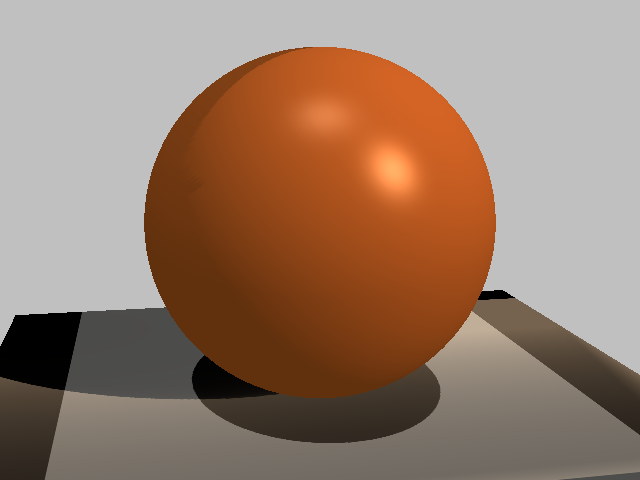

This figure's Python source:
#!/usr/bin/env python

# Render a sphere on a ground plane with shadow mapping using two lights
# (a warm overhead sun and a cool tungsten fill).

# Factory overrides: importing these modules registers the OpenGL rendering
# and interaction style implementations for vtkRenderingCore factory classes.
import vtkmodules.vtkInteractionStyle  # noqa: F401
import vtkmodules.vtkRenderingOpenGL2  # noqa: F401

# VTK pipeline classes used in this example
from vtkmodules.vtkFiltersSources import (
    vtkCubeSource,
    vtkSphereSource,
)
from vtkmodules.vtkRenderingCore import (
    vtkActor,
    vtkLight,
    vtkPolyDataMapper,
    vtkRenderWindow,
    vtkRenderWindowInteractor,
    vtkRenderer,
)
from vtkmodules.vtkRenderingOpenGL2 import (
    vtkCameraPass,
    vtkRenderPassCollection,
    vtkSequencePass,
    vtkShadowMapPass,
)

# Colors (normalized RGB)
saddle_brown = (0.545, 0.271, 0.075)
sienna = (0.627, 0.322, 0.176)
white = (1.0, 1.0, 1.0)
silver = (0.753, 0.753, 0.753)
high_noon_sun = (1.0, 1.0, 0.984)
tungsten_100w = (1.0, 0.839, 0.667)

# Source: generate a high-resolution sphere
sphere = vtkSphereSource()
sphere.SetThetaResolution(100)
sphere.SetPhiResolution(100)
sphere.Update()

# Mapper: map sphere polygon data
sphere_mapper = vtkPolyDataMapper()
sphere_mapper.SetInputConnection(sphere.GetOutputPort())

# Actor: the main sphere with rich material properties
sphere_actor = vtkActor()
sphere_actor.SetMapper(sphere_mapper)
sphere_actor.GetProperty().SetAmbientColor(saddle_brown)
sphere_actor.GetProperty().SetDiffuseColor(sienna)
sphere_actor.GetProperty().SetSpecularColor(white)
sphere_actor.GetProperty().SetSpecular(0.51)
sphere_actor.GetProperty().SetDiffuse(0.7)
sphere_actor.GetProperty().SetAmbient(0.7)
sphere_actor.GetProperty().SetSpecularPower(30.0)

# Source: ground plane sized to the sphere bounds
bounds = sphere.GetOutput().GetBounds()
extent_x = bounds[1] - bounds[0]
extent_z = bounds[5] - bounds[4]
thickness = extent_z * 0.1

ground = vtkCubeSource()
ground.SetCenter(
    (bounds[1] + bounds[0]) / 2.0,
    bounds[2] - thickness / 2.0,
    (bounds[5] + bounds[4]) / 2.0,
)
ground.SetXLength(extent_x * 2.0)
ground.SetYLength(thickness)
ground.SetZLength(extent_z * 2.0)

# Mapper: map ground plane data
ground_mapper = vtkPolyDataMapper()
ground_mapper.SetInputConnection(ground.GetOutputPort())

# Actor: the ground plane
ground_actor = vtkActor()
ground_actor.SetMapper(ground_mapper)

# Light: overhead sun (5400 K)
light_sun = vtkLight()
light_sun.SetFocalPoint(0, 0, 0)
light_sun.SetPosition(0, 1, 0.2)
light_sun.SetColor(high_noon_sun)
light_sun.SetIntensity(0.3)

# Light: tungsten fill (2850 K)
light_fill = vtkLight()
light_fill.SetFocalPoint(0, 0, 0)
light_fill.SetPosition(1.0, 1.0, 1.0)
light_fill.SetColor(tungsten_100w)
light_fill.SetIntensity(0.8)

# Render pass: shadow map pipeline
shadows = vtkShadowMapPass()
passes = vtkRenderPassCollection()
passes.AddItem(shadows.GetShadowMapBakerPass())
passes.AddItem(shadows)
seq = vtkSequencePass()
seq.SetPasses(passes)
camera_pass = vtkCameraPass()
camera_pass.SetDelegatePass(seq)

# Renderer: assemble the scene with shadow mapping
renderer = vtkRenderer()
renderer.AddActor(sphere_actor)
renderer.AddActor(ground_actor)
renderer.AddLight(light_sun)
renderer.AddLight(light_fill)
renderer.SetBackground(silver)
renderer.SetPass(camera_pass)

# Window: display the rendered scene (disable multisampling for render passes)
render_window = vtkRenderWindow()
render_window.AddRenderer(renderer)
render_window.SetWindowName("shadows")
render_window.SetMultiSamples(0)
render_window.SetSize(640, 480)

# Scene: configure the camera
renderer.GetActiveCamera().SetPosition(-0.2, 0.2, 1)
renderer.GetActiveCamera().SetFocalPoint(0, 0, 0)
renderer.GetActiveCamera().SetViewUp(0, 1, 0)
renderer.ResetCamera()
renderer.GetActiveCamera().Dolly(2.25)
renderer.ResetCameraClippingRange()

# Interactor: handle mouse and keyboard events
interactor = vtkRenderWindowInteractor()
interactor.SetRenderWindow(render_window)

# Launch the interactive visualization
render_window.Render()
interactor.Start()
